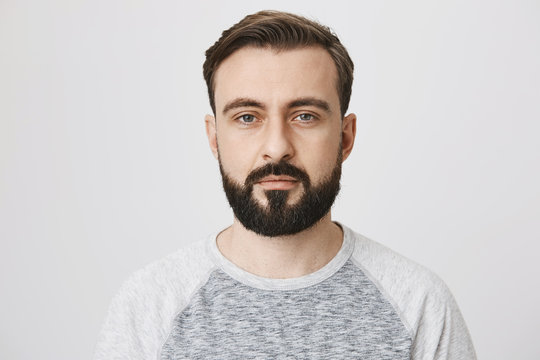
#> input picture backend/passport-service/media/models/sample.jpg, 540 x 360 px
$ python -i pose_detection.py   (imports and definitions only)
#> lines starting #> are read from the running program, lines starting #| are printed output that depends on the picture; after the words box and inside, x2 and y2 are one past the last pixel; in counts of white or black regions, pixels touching at a corner belong together
import cv2 as cv
import numpy as np
import os
from photo_editing_api.settings import DATASET_DIR

face_cascade = cv.CascadeClassifier("media/datasets/haarcascade_frontalface_default.xml")
eye_cascade = cv.CascadeClassifier( "media/datasets/haarcascade_eye.xml")

def pose_detector(image):
    frame = cv.imread(image)
#> frame is the input picture: shape (360, 540, 3); mean B, G, R 201.9, 203, 207.7
    gray = cv.cvtColor(frame, cv.COLOR_BGR2GRAY)
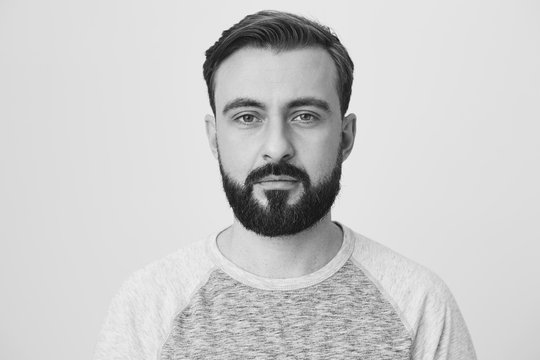
#> gray: shape (360, 540); min 11, max 245, mean 204.2
    faces = face_cascade.detectMultiScale(gray, 1.1, 5)
#> faces = [[189, 48, 176, 176]]
    x, y, w, h = 0, 0, 0, 0
    for (x, y, w, h) in faces:
        cv.rectangle(frame, (x, y), (x + w, y + h), (0, 255, 0), 2)
        cv.circle(frame, (x + int(w * 0.5), y +
                          int(h * 0.5)), 4, (0, 255, 0), -1)
#> this loop made 1 pass
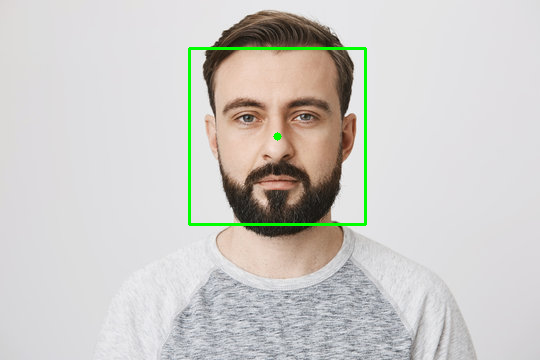
#> frame: shape (360, 540, 3); 1.11% of pixels changed, all inside (x1, y1, x2, y2) = (188, 47, 367, 226)
    eyes = eye_cascade.detectMultiScale(gray[y:(y + h), x:(x + w)], 1.1, 4)
#> eyes = [[37, 50, 40, 40], [91, 46, 44, 44]]
    index = 0
    eye_1 = [None, None, None, None]
    eye_2 = [None, None, None, None]
    for (ex, ey, ew, eh) in eyes:
        if index == 0:
            eye_1 = [ex, ey, ew, eh]
        elif index == 1:
            eye_2 = [ex, ey, ew, eh]
        cv.rectangle(frame[y:(y + h), x:(x + w)], (ex, ey),
                     (ex + ew, ey + eh), (0, 0, 255), 2)
        index = index + 1
#> this loop made 2 passes
#> (ex, ey, ew, eh, index) on passes 1 to 2: (37, 50, 40, 40, 1), (91, 46, 44, 44, 2)
#> after the loop, index = 2
    if (eye_1[0] is not None) and (eye_2[0] is not None):
        if eye_1[0] < eye_2[0]:
            left_eye = eye_1
#> left_eye = [37, 50, 40, 40]
            right_eye = eye_2
#> right_eye = [91, 46, 44, 44]
        else:
            left_eye = eye_2
            right_eye = eye_1
        left_eye_center = (
            int(left_eye[0] + (left_eye[2] / 2)),
            int(left_eye[1] + (left_eye[3] / 2)))
#> left_eye_center = (57, 70)
        right_eye_center = (
            int(right_eye[0] + (right_eye[2] / 2)),
            int(right_eye[1] + (right_eye[3] / 2)))
#> right_eye_center = (113, 68)
        left_eye_x = left_eye_center[0]
#> left_eye_x = 57
        left_eye_y = left_eye_center[1]
#> left_eye_y = 70
        right_eye_x = right_eye_center[0]
#> right_eye_x = 113
        right_eye_y = right_eye_center[1]
#> right_eye_y = 68
        delta_x = right_eye_x - left_eye_x
#> delta_x = 56
        delta_y = right_eye_y - left_eye_y
#> delta_y = -2
        angle = np.arctan(delta_y / delta_x)
#> angle = -0.0357
        angle = (angle * 180) / np.pi
#> angle = -2.05
        if angle > 10:
            return 'RIGHT TILT :' + str(int(angle)) + ' degrees'

        elif angle < -10:
            return 'LEFT TILT :' + str(int(angle)) + ' degrees'

        else:
            return 'STRAIGHT'

>>> result = pose_detector('../../../passport-service/media/models/sample.jpg')
